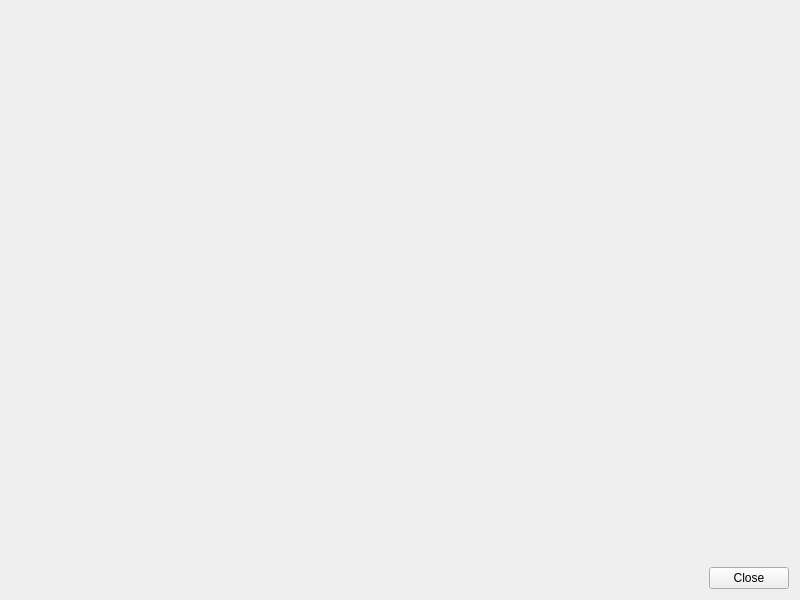
<?xml version="1.0" encoding="UTF-8"?>
<ui version="4.0">
 <class>MovieSearch</class>
 <widget class="QDialog" name="MovieSearch">
  <property name="windowModality">
   <enum>Qt::WindowModal</enum>
  </property>
  <property name="geometry">
   <rect>
    <x>0</x>
    <y>0</y>
    <width>800</width>
    <height>600</height>
   </rect>
  </property>
  <property name="windowTitle">
   <string>Search Result</string>
  </property>
  <property name="windowIcon">
   <iconset resource="../MediaElch.qrc">
    <normaloff>:/img/MediaElch.png</normaloff>:/img/MediaElch.png</iconset>
  </property>
  <property name="modal">
   <bool>true</bool>
  </property>
  <layout class="QVBoxLayout" name="verticalLayout" stretch="1,0">
   <item>
    <widget class="MovieSearchWidget" name="movieSearchWidget" native="true"/>
   </item>
   <item>
    <layout class="QHBoxLayout" name="horizontalLayout">
     <item>
      <spacer name="horizontalSpacer">
       <property name="orientation">
        <enum>Qt::Horizontal</enum>
       </property>
       <property name="sizeHint" stdset="0">
        <size>
         <width>40</width>
         <height>20</height>
        </size>
       </property>
      </spacer>
     </item>
     <item>
      <widget class="QPushButton" name="buttonClose">
       <property name="text">
        <string>Close</string>
       </property>
       <property name="autoDefault">
        <bool>false</bool>
       </property>
      </widget>
     </item>
    </layout>
   </item>
  </layout>
 </widget>
 <customwidgets>
  <customwidget>
   <class>MovieSearchWidget</class>
   <extends>QWidget</extends>
   <header>movies/MovieSearchWidget.h</header>
   <container>1</container>
  </customwidget>
 </customwidgets>
 <resources>
  <include location="../MediaElch.qrc"/>
 </resources>
 <connections/>
</ui>
